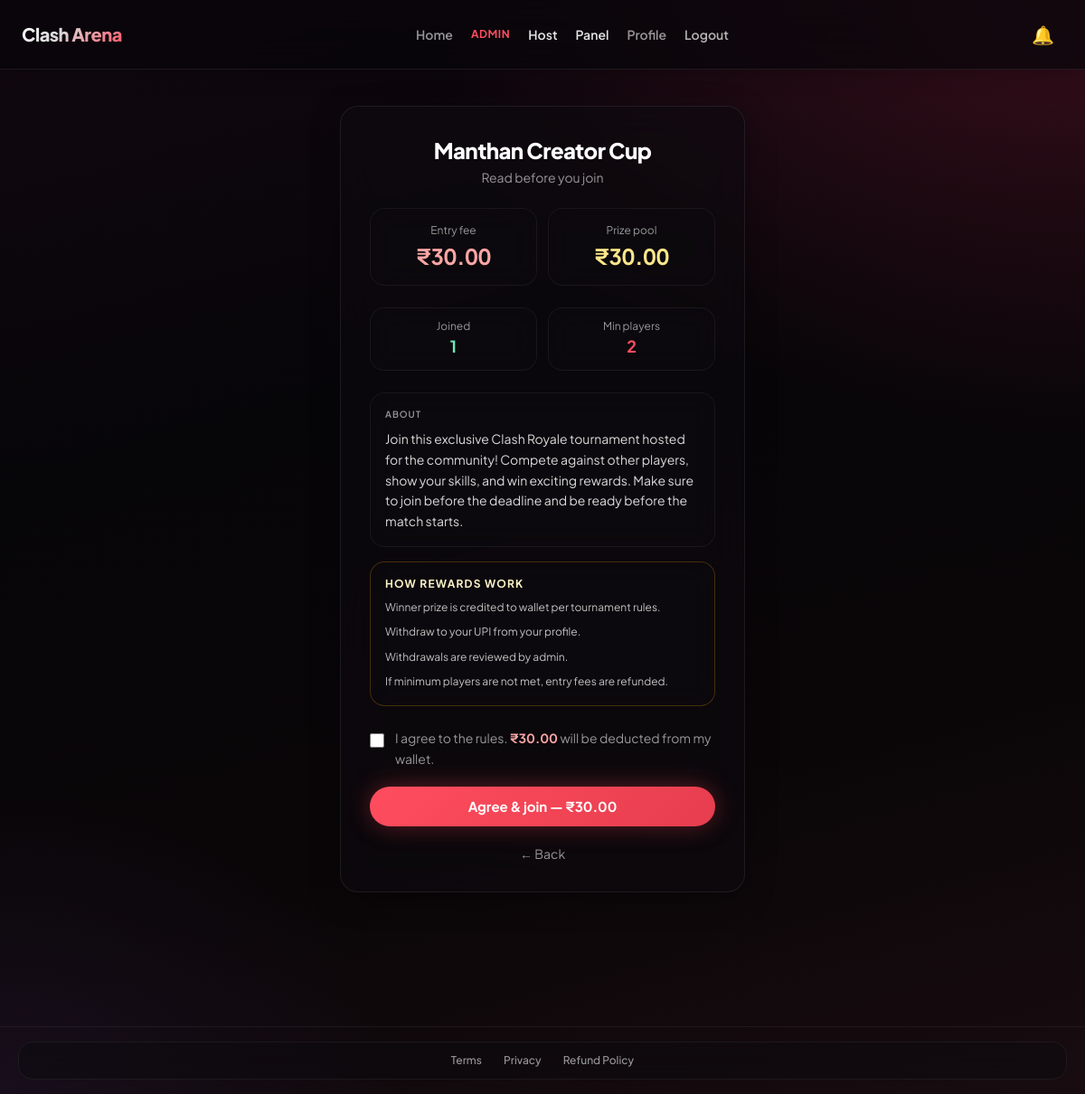
Page /rules/8/ (signed in) on the committed database.
### core/models.py (models this page shows, shortened)
class Tournament(models.Model):
    STATUS_CHOICES = [
        ('upcoming', 'Upcoming'),
        ('ongoing', 'Ongoing'),
        ('completed', 'Completed'),
        ('cancelled', 'Cancelled'),
    ]
    REWARD_TYPE_CHOICES = [
        ('cash', 'Cash'),
        ('gift_card', 'Gift Card'),
        ('ingame', 'In-Game Item'),
        ('other', 'Other'),
    ]
    name = models.CharField(max_length=100)
    description = models.TextField()
    rules = models.TextField(blank=True, null=True)
    creator = models.ForeignKey(User, on_delete=models.CASCADE)
    password = models.CharField(max_length=50, blank=True, null=True)
    reward = models.CharField(max_length=100, blank=True)
    reward_type = models.CharField(max_length=20, choices=REWARD_TYPE_CHOICES, default='other')
    start_time = models.DateTimeField()
    end_time = models.DateTimeField(null=True, blank=True)
    join_deadline = models.DateTimeField(null=True, blank=True)
    proof_image = models.ImageField(upload_to='proofs/', blank=True, null=True)
    result_screenshot = models.ImageField(upload_to='results/', blank=True, null=True)
    reward_screenshot = models.ImageField(upload_to='rewards/', blank=True, null=True)
    created_at = models.DateTimeField(auto_now_add=True)
    is_paid = models.BooleanField(default=False)
    entry_fee = models.DecimalField(max_digits=10, decimal_places=2, default=0.00)
    min_players = models.IntegerField(default=2)
    max_players = models.IntegerField(default=100)
    prize_pool = models.DecimalField(max_digits=10, decimal_places=2, default=0.00)
    show_participants = models.BooleanField(default=True)
    status = models.CharField(max_length=20, choices=STATUS_CHOICES, default='upcoming')
    cancel_reason = models.TextField(blank=True, null=True)

### core/views.py (the view)
# urls.py: path('rules/<int:tournament_id>/', tournament_rules, name='tournament_rules'),
@login_required
def tournament_rules(request, tournament_id):
    tournament = get_object_or_404(Tournament, id=tournament_id)
    count = Participant.objects.filter(tournament=tournament).count()
    prize_pool = tournament.entry_fee * count if tournament.is_paid else None
    if Participant.objects.filter(user=request.user, tournament=tournament).exists():
        return redirect(f'/tournament/{tournament.id}/')
    return render(request, 'tournament_rules.html', {
        'tournament': tournament,
        'count': count,
        'prize_pool': prize_pool
    })

### core/context_processors.py (called while the page is built)
def unread_notifications(request):
    if request.user.is_authenticated:
        count = Notification.objects.filter(
            user=request.user, is_read=False
        ).count()
        return {'unread_count': count}
    return {'unread_count': 0}

### templates/tournament_rules.html (shortened to what this page needs)
{% extends "base.html" %}
{% block content %}
<div class="flex items-center justify-center px-3 sm:px-4 py-8 sm:py-10">
    <div class="ca-glass p-5 sm:p-8 w-full max-w-md">
        <h1 class="text-xl sm:text-2xl font-extrabold text-white mb-1 text-center tracking-tight">{{ tournament.name }}</h1>
        <p class="ca-muted text-sm text-center mb-6">Read before you join</p>
        <div class="grid grid-cols-2 gap-3 mb-6">
            <div class="ca-glass-sm p-4 text-center">
                <p class="ca-muted text-xs mb-1">Entry fee</p>
                <p class="text-xl sm:text-2xl font-bold text-red-300 tabular-nums">₹{{ tournament.entry_fee }}</p>
            </div>
            <div class="ca-glass-sm p-4 text-center">
                <p class="ca-muted text-xs mb-1">Prize pool</p>
                <p class="text-xl sm:text-2xl font-bold text-amber-200 tabular-nums">₹{{ prize_pool }}</p>
            </div>
        </div>
        <div class="grid grid-cols-2 gap-3 mb-6">
            <div class="ca-glass-sm p-3 text-center">
                <p class="ca-muted text-xs">Joined</p>
                <p class="text-lg font-bold text-emerald-300">{{ count }}</p>
            </div>
            <div class="ca-glass-sm p-3 text-center">
                <p class="ca-muted text-xs">Min players</p>
                <p class="text-lg font-bold text-ca-accent">{{ tournament.min_players }}</p>
            </div>
        </div>
        <div class="ca-glass-sm p-4 mb-4">
            <p class="ca-muted text-[10px] uppercase tracking-widest mb-2 font-semibold">About</p>
            <p class="text-white/85 text-sm leading-relaxed">{{ tournament.description }}</p>
        </div>
        <div class="ca-glass-sm border border-amber-500/25 p-4 mb-6">
            <p class="text-amber-100 text-xs mb-2 uppercase tracking-widest font-bold">How rewards work</p>
            <ul class="text-white/75 text-xs space-y-2 leading-relaxed">
                <li>Winner prize is credited to wallet per tournament rules.</li>
                <li>Withdraw to your UPI from your profile.</li>
                <li>Withdrawals are reviewed by admin.</li>
                <li>If minimum players are not met, entry fees are refunded.</li>
            </ul>
        </div>
        <form method="POST" action="/join/{{ tournament.id }}/">
            <div class="flex items-start gap-3 mb-5">
                <input type="checkbox" id="agree" required class="mt-1.5 w-4 h-4 rounded accent-[#ff4d5e] shrink-0">
                <label for="agree" class="ca-muted text-sm leading-relaxed">
                    I agree to the rules. <span class="text-red-300 font-bold">₹{{ tournament.entry_fee }}</span> will be deducted from my wallet.
                </label>
            </div>
            <button type="submit" class="ca-btn w-full">
                Agree & join — ₹{{ tournament.entry_fee }}
            </button>
            <a href="/" class="block text-center ca-muted text-sm mt-5 hover:text-white transition">← Back</a>
        </form>
    </div>
</div>
{% endblock %}

### templates/base.html (style rules this page uses)
:root { --ca-accent: #ff4d5e; --ca-accent-hover: #ff6b7a; --ca-glass: rgba(14, 11, 16, 0.62); --ca-glass-border: rgba(255, 255, 255, 0.08); --ca-text-muted: rgba(255, 255, 255, 0.58); }
html { height: 100%; -webkit-tap-highlight-color: transparent; }
html, body { overflow-x: hidden; max-width: 100vw; }
body { min-height: 100%; height: 100%; font-family: 'Plus Jakarta Sans', system-ui, sans-serif; color: #f4f4f5; background-color: var(--ca-deep, #060508); background-image: radial-gradient(ellipse 120% 80% at 100% 0%, rgba(90, 20, 40, 0.55) 0%, transparent 50%), radial-gradient(ellipse 80% 60% at 0% 100%, rgba(25, 15, 30, 0.9) 0%, transparent 45%), linear-gradient(165deg, #120810 0%, #060508 35%, #0a0608 70%, #180c10 100%); background-attachment: fixed; }
.ca-glass { background: var(--ca-glass); backdrop-filter: blur(20px); -webkit-backdrop-filter: blur(20px); border: 1px solid var(--ca-glass-border); border-radius: 1.25rem; box-shadow: 0 8px 32px rgba(0, 0, 0, 0.35); }
.ca-glass-sm { background: rgba(12, 10, 14, 0.5); backdrop-filter: blur(16px); -webkit-backdrop-filter: blur(16px); border: 1px solid rgba(255, 255, 255, 0.06); border-radius: 1rem; }
.ca-btn { display: inline-flex; align-items: center; justify-content: center; min-height: 2.75rem; padding: 0.75rem 1.5rem; font-weight: 700; font-size: 0.9375rem; line-height: 1.25; border-radius: 9999px; background: linear-gradient(135deg, var(--ca-accent) 0%, #e63d4e 100%); color: #fff; box-shadow: 0 0 28px rgba(255, 77, 94, 0.35), 0 6px 20px rgba(0, 0, 0, 0.35); transition: transform 0.15s ease, box-shadow 0.15s ease, filter 0.15s ease; }
.ca-muted { color: var(--ca-text-muted); }

### rows in the picture
Tournament: name "Manthan Creator Cup", entry_fee "30.00", min_players "2", description "Join this exclusive Clash Royale tournament hosted for the community! Compete against other players, show your skills, and win exciting rewards. Make sure to join before the deadline and be ready before the match starts."

### other values in the picture
{{ prize_pool }} "30.00"
{{ count }} "1"
